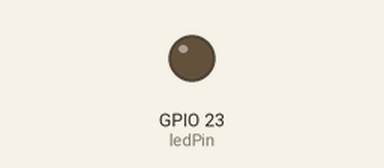
Simulated run of this sketch. Board: ESP32. On the bench: output pins drawn as LEDs (lit = HIGH).

Above: at 0.05 s.
At 3.2 s:
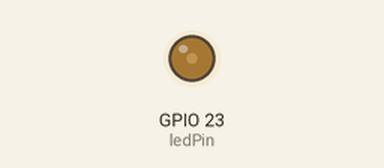
At 6.4 s:
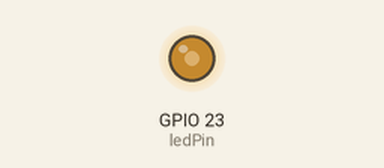
At 12.8 s:
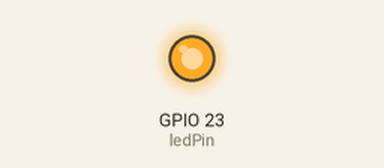
Timing chart, 0 to 16.6 s (numbered marks = the images above):
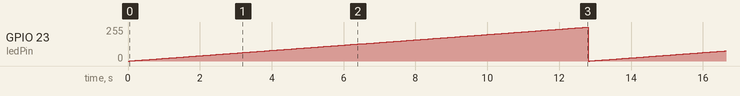

The sketch:

PWD_DUTY.ino
```cpp
const int ledPin = 23;
const int freq = 5000;
const int ledChannel = 0;
const int resolution = 8;
void setup(){
    ledcSetup(ledChannel, freq, resolution);
    ledcAttachPin(ledPin, ledChannel);
}
void loop(){
    for(int dutyCycle = 0; dutyCycle <= 255; dutyCycle++){
        ledcWrite(ledChannel, dutyCycle);
        delay(50);
    }
}
```

Measured:
- by itself, GPIO 23 (ledPin): ramps from 0/255 to 255/255 and jumps back, once every 12.8 s
